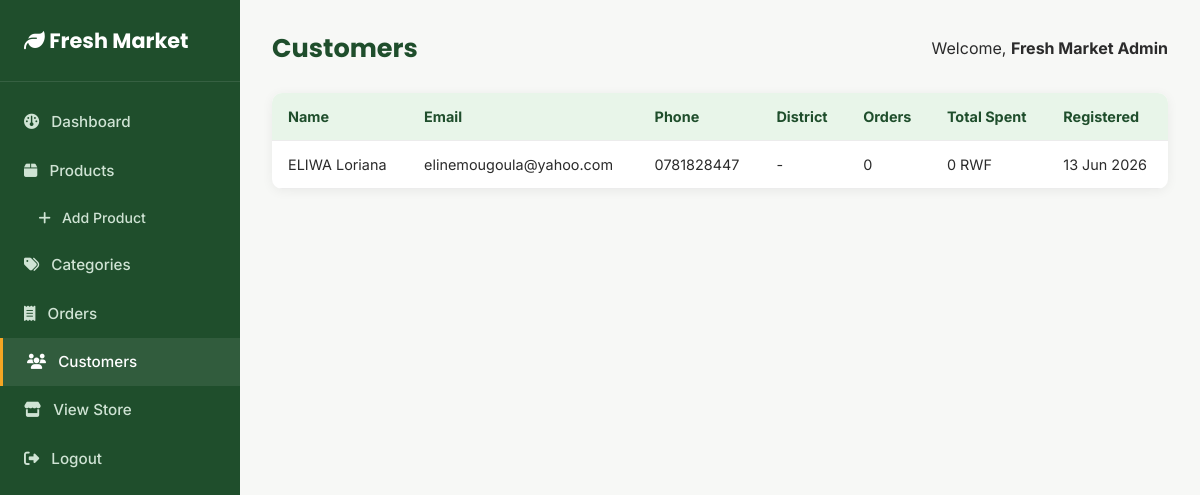
Page /admin/customers.php (signed in) on the committed database.
### tables this page shows
CREATE TABLE `customers` (
  `customer_id` int(11) NOT NULL,
  `full_name` varchar(120) NOT NULL,
  `email` varchar(150) NOT NULL,
  `phone` varchar(20) NOT NULL,
  `password` varchar(255) NOT NULL,
  `address` varchar(255) DEFAULT NULL,
  `district` varchar(100) DEFAULT NULL,
  `created_at` timestamp NOT NULL DEFAULT current_timestamp()
);

### includes/functions.php (called while the page is built, shortened)
<?php
function formatPrice($amount) {
    return number_format($amount, 0) . ' RWF';
}
function e($value) {
    return htmlspecialchars($value ?? '', ENT_QUOTES, 'UTF-8');
}

### admin/customers.php (the view, shortened to what this page needs)
<?php
require_once __DIR__ . '/../includes/functions.php';
$customers = $pdo->query("SELECT c.*, (SELECT COUNT(*) FROM orders o WHERE o.customer_id = c.customer_id) AS order_count,
                           (SELECT COALESCE(SUM(total_amount),0) FROM orders o WHERE o.customer_id = c.customer_id) AS total_spent
                           FROM customers c ORDER BY c.created_at DESC")->fetchAll();
require __DIR__ . '/includes/header.php';
?>
<div class="admin-table-wrap">
    <table class="admin-table">
        <thead>
            <tr>
                <th>Name</th>
                <th>Email</th>
                <th>Phone</th>
                <th>District</th>
                <th>Orders</th>
                <th>Total Spent</th>
                <th>Registered</th>
            </tr>
        </thead>
        <tbody>
            <?php foreach ($customers as $c): ?>
            <tr>
                <td><?= e($c['full_name']) ?></td>
                <td><?= e($c['email']) ?></td>
                <td><?= e($c['phone']) ?></td>
                <td><?= e($c['district'] ?: '-') ?></td>
                <td><?= $c['order_count'] ?></td>
                <td><?= formatPrice($c['total_spent']) ?></td>
                <td><?= date('d M Y', strtotime($c['created_at'])) ?></td>
            </tr>
            <?php endforeach; ?>
        </tbody>
    </table>
</div>
<?php require __DIR__ . '/includes/footer.php'; ?>

### assets/css/style.css (style rules this page uses)
:root { --green-dark: #1f4e2c; --green: #2e7d4f; --green-light: #e8f5e9; --accent: #f5a623; --accent-dark: #d6890a; --gray-100: #f7f8f6; --gray-200: #ececec; --gray-500: #767676; --gray-800: #2b2b2b; --white: #ffffff; --radius: 10px; --shadow: 0 2px 12px rgba(0,0,0,0.06); --shadow-md: 0 6px 24px rgba(0,0,0,0.10); --font-heading: 'Poppins', 'Segoe UI', sans-serif; --font-body: 'Inter', 'Segoe UI', sans-serif; }
* { margin: 0; padding: 0; box-sizing: border-box; }
body { font-family: var(--font-body); color: var(--gray-800); background: var(--gray-100); line-height: 1.6; }
.admin-body { background: var(--gray-100); }
.admin-table-wrap { background: var(--white); border-radius: var(--radius); box-shadow: var(--shadow); overflow-x: auto; }
.admin-table { width: 100%; border-collapse: collapse; min-width: 600px; }
.admin-table th, .admin-table td { padding: 12px 16px; text-align: left; border-bottom: 1px solid var(--gray-200); font-size: 0.9rem; white-space: nowrap; }
.admin-table th { background: var(--green-light); color: var(--green-dark); position: sticky; top: 0; }

### rows in the picture
customers: full_name "ELIWA Loriana", email "elinemougoula@yahoo.com", phone "0781828447", district "-", order_count "0", total_spent "0 RWF", created_at "13 Jun 2026"

### other values in the picture
$pageTitle "Customers"
$_SESSION['admin_name'] "Fresh Market Admin"
